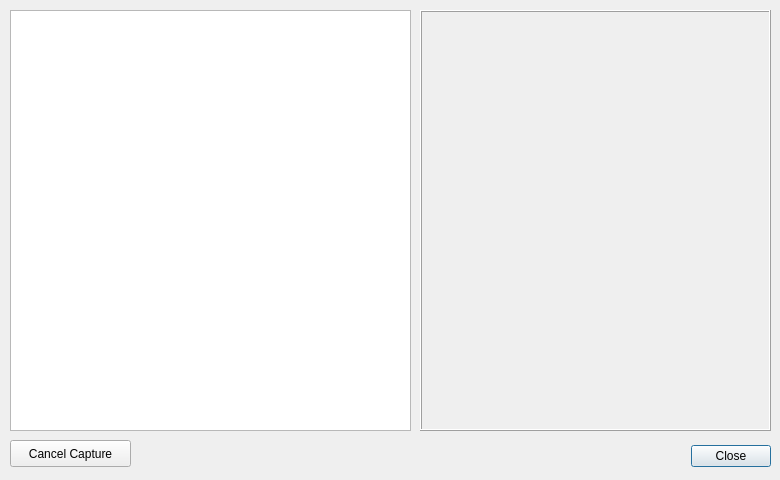
<?xml version="1.0" encoding="UTF-8"?>
<ui version="4.0">
 <class>CaptureFingerDialog</class>
 <widget class="QDialog" name="CaptureFingerDialog">
  <property name="windowModality">
   <enum>Qt::WindowModal</enum>
  </property>
  <property name="geometry">
   <rect>
    <x>0</x>
    <y>0</y>
    <width>780</width>
    <height>480</height>
   </rect>
  </property>
  <property name="minimumSize">
   <size>
    <width>780</width>
    <height>480</height>
   </size>
  </property>
  <property name="maximumSize">
   <size>
    <width>780</width>
    <height>480</height>
   </size>
  </property>
  <property name="windowTitle">
   <string>Capture Fingerprint</string>
  </property>
  <property name="sizeGripEnabled">
   <bool>false</bool>
  </property>
  <property name="modal">
   <bool>false</bool>
  </property>
  <widget class="QDialogButtonBox" name="actionButtonBox">
   <property name="enabled">
    <bool>true</bool>
   </property>
   <property name="geometry">
    <rect>
     <x>430</x>
     <y>440</y>
     <width>341</width>
     <height>32</height>
    </rect>
   </property>
   <property name="layoutDirection">
    <enum>Qt::LeftToRight</enum>
   </property>
   <property name="orientation">
    <enum>Qt::Horizontal</enum>
   </property>
   <property name="standardButtons">
    <set>QDialogButtonBox::Close</set>
   </property>
   <property name="centerButtons">
    <bool>false</bool>
   </property>
  </widget>
  <widget class="QLabel" name="lblHandPreview">
   <property name="geometry">
    <rect>
     <x>420</x>
     <y>10</y>
     <width>351</width>
     <height>421</height>
    </rect>
   </property>
   <property name="frameShape">
    <enum>QFrame::Box</enum>
   </property>
   <property name="frameShadow">
    <enum>QFrame::Raised</enum>
   </property>
   <property name="text">
    <string/>
   </property>
   <property name="scaledContents">
    <bool>true</bool>
   </property>
   <property name="alignment">
    <set>Qt::AlignLeading|Qt::AlignLeft|Qt::AlignTop</set>
   </property>
  </widget>
  <widget class="QTextEdit" name="captureLog">
   <property name="geometry">
    <rect>
     <x>10</x>
     <y>10</y>
     <width>401</width>
     <height>421</height>
    </rect>
   </property>
   <property name="font">
    <font>
     <family>Andale Mono</family>
     <pointsize>9</pointsize>
    </font>
   </property>
   <property name="readOnly">
    <bool>true</bool>
   </property>
   <property name="html">
    <string>&lt;!DOCTYPE HTML PUBLIC &quot;-//W3C//DTD HTML 4.0//EN&quot; &quot;http://www.w3.org/TR/REC-html40/strict.dtd&quot;&gt;
&lt;html&gt;&lt;head&gt;&lt;meta name=&quot;qrichtext&quot; content=&quot;1&quot; /&gt;&lt;style type=&quot;text/css&quot;&gt;
p, li { white-space: pre-wrap; }
&lt;/style&gt;&lt;/head&gt;&lt;body style=&quot; font-family:'Andale Mono'; font-size:9pt; font-weight:400; font-style:normal;&quot;&gt;
&lt;table border=&quot;0&quot; style=&quot;-qt-table-type: root; margin-top:4px; margin-bottom:4px; margin-left:4px; margin-right:4px;&quot;&gt;
&lt;tr&gt;
&lt;td style=&quot;border: none;&quot;&gt;
&lt;p style=&quot;-qt-paragraph-type:empty; margin-top:0px; margin-bottom:0px; margin-left:0px; margin-right:0px; -qt-block-indent:0; text-indent:0px;&quot;&gt;&lt;/p&gt;
&lt;p style=&quot;-qt-paragraph-type:empty; margin-top:0px; margin-bottom:0px; margin-left:0px; margin-right:0px; -qt-block-indent:0; text-indent:0px;&quot;&gt;&lt;/p&gt;
&lt;p style=&quot;-qt-paragraph-type:empty; margin-top:0px; margin-bottom:0px; margin-left:0px; margin-right:0px; -qt-block-indent:0; text-indent:0px; font-family:'Sans'; font-size:10pt;&quot;&gt;&lt;/p&gt;&lt;/td&gt;&lt;/tr&gt;&lt;/table&gt;&lt;/body&gt;&lt;/html&gt;</string>
   </property>
  </widget>
  <widget class="QPushButton" name="btnCancelCapture">
   <property name="geometry">
    <rect>
     <x>10</x>
     <y>440</y>
     <width>121</width>
     <height>27</height>
    </rect>
   </property>
   <property name="text">
    <string>Cancel Capture</string>
   </property>
  </widget>
  <widget class="QSlider" name="matchMinutiaeSlider">
   <property name="geometry">
    <rect>
     <x>30</x>
     <y>510</y>
     <width>181</width>
     <height>18</height>
    </rect>
   </property>
   <property name="value">
    <number>15</number>
   </property>
   <property name="orientation">
    <enum>Qt::Horizontal</enum>
   </property>
  </widget>
  <widget class="QLabel" name="matchMinutiaeValue">
   <property name="geometry">
    <rect>
     <x>220</x>
     <y>510</y>
     <width>16</width>
     <height>16</height>
    </rect>
   </property>
   <property name="text">
    <string>15</string>
   </property>
  </widget>
  <widget class="QLabel" name="matchThresholdValue">
   <property name="geometry">
    <rect>
     <x>480</x>
     <y>510</y>
     <width>16</width>
     <height>16</height>
    </rect>
   </property>
   <property name="text">
    <string>20</string>
   </property>
  </widget>
  <widget class="QLabel" name="lblLeftPrintX">
   <property name="geometry">
    <rect>
     <x>320</x>
     <y>540</y>
     <width>62</width>
     <height>18</height>
    </rect>
   </property>
   <property name="text">
    <string/>
   </property>
  </widget>
  <widget class="QSlider" name="matchThresholdSlider">
   <property name="geometry">
    <rect>
     <x>290</x>
     <y>510</y>
     <width>181</width>
     <height>18</height>
    </rect>
   </property>
   <property name="minimumSize">
    <size>
     <width>160</width>
     <height>0</height>
    </size>
   </property>
   <property name="value">
    <number>20</number>
   </property>
   <property name="orientation">
    <enum>Qt::Horizontal</enum>
   </property>
  </widget>
  <widget class="QLabel" name="label_9">
   <property name="geometry">
    <rect>
     <x>300</x>
     <y>490</y>
     <width>121</width>
     <height>16</height>
    </rect>
   </property>
   <property name="text">
    <string>Match Threshold</string>
   </property>
  </widget>
  <widget class="QLabel" name="label_10">
   <property name="geometry">
    <rect>
     <x>40</x>
     <y>490</y>
     <width>101</width>
     <height>16</height>
    </rect>
   </property>
   <property name="text">
    <string>Match Minutiae</string>
   </property>
  </widget>
  <widget class="QLabel" name="label_11">
   <property name="geometry">
    <rect>
     <x>540</x>
     <y>490</y>
     <width>151</width>
     <height>16</height>
    </rect>
   </property>
   <property name="text">
    <string>Minimum Minutiae Count</string>
   </property>
  </widget>
  <widget class="QLabel" name="minimumMinutiaeValue">
   <property name="geometry">
    <rect>
     <x>720</x>
     <y>510</y>
     <width>16</width>
     <height>16</height>
    </rect>
   </property>
   <property name="text">
    <string>23</string>
   </property>
  </widget>
  <widget class="QSlider" name="minimumMinutiaeCountSlider">
   <property name="geometry">
    <rect>
     <x>530</x>
     <y>510</y>
     <width>181</width>
     <height>18</height>
    </rect>
   </property>
   <property name="minimumSize">
    <size>
     <width>160</width>
     <height>0</height>
    </size>
   </property>
   <property name="value">
    <number>23</number>
   </property>
   <property name="orientation">
    <enum>Qt::Horizontal</enum>
   </property>
  </widget>
 </widget>
 <resources/>
 <connections>
  <connection>
   <sender>actionButtonBox</sender>
   <signal>accepted()</signal>
   <receiver>CaptureFingerDialog</receiver>
   <slot>accept()</slot>
   <hints>
    <hint type="sourcelabel">
     <x>248</x>
     <y>254</y>
    </hint>
    <hint type="destinationlabel">
     <x>157</x>
     <y>274</y>
    </hint>
   </hints>
  </connection>
  <connection>
   <sender>actionButtonBox</sender>
   <signal>rejected()</signal>
   <receiver>CaptureFingerDialog</receiver>
   <slot>reject()</slot>
   <hints>
    <hint type="sourcelabel">
     <x>316</x>
     <y>260</y>
    </hint>
    <hint type="destinationlabel">
     <x>286</x>
     <y>274</y>
    </hint>
   </hints>
  </connection>
 </connections>
</ui>
